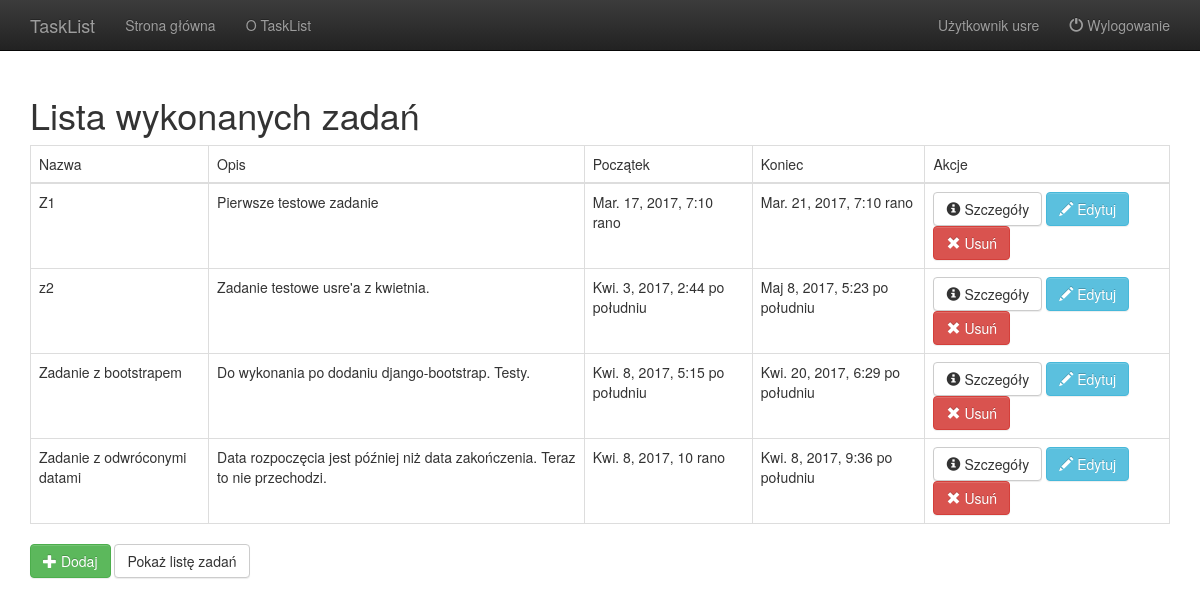
Page /tasks/done/ (signed in) on the committed database.
### TaskList/models.py (models this page shows, shortened)
class Task(models.Model):
    user = models.ForeignKey(User)
    name = models.CharField(max_length=256)
    description = models.TextField(max_length=4000)
    start = models.DateTimeField(default=datetime.now)
    end = models.DateTimeField(default=datetime.now)
    done = models.BooleanField(default=False)

### TaskList/list_views.py (the view)
# urls.py: url(r'^tasks/done/$', TaskListFilteredByFlagDone.as_view(done=True), name='task_list_done'),
@method_decorator(login_required, 'dispatch')
class TaskListFilteredByFlagDone(ListView):
    done = True
    allow_empty = True
    template_name = "TaskList/task_list_filt.html"
    def get_queryset(self):
        return Task.objects.filter(user=self.request.user.pk, done=self.done)
    def get_context_data(self, **kwargs):
        context = super(TaskListFilteredByFlagDone, self).get_context_data(**kwargs)
        context['user'] = self.request.user
        return context

### TaskList/AuthenticationBackend.py (called while the page is built)
    def get_user(self, user_id):
        try:
            return User.objects.get(pk=user_id)
        except User.DoesNotExist:
            return None

### TaskList/templates/TaskList/task_list_filt.html (shortened to what this page needs)
{% extends "layout.html" %}
{% block content %}
	{% if view.done %}
	<h1>Lista wykonanych zadań</h1>
	{% else %}
	<h1>Lista zadań do zrobienia</h1>
	{% endif %}
	<table class="table table-bordered">
		<thead>
		<tr>
			<td>Nazwa</td><td>Opis</td><td>Początek</td><td>Koniec</td><td>Akcje</td>
		</tr>
		</thead>
		<tbody>
		{% for task in object_list %}
		<tr>
			<td>{{task.name}}</td><td>{{task.description}}</td><td>{{task.start}}</td><td>{{task.end}}</td>
			<td>
				<a class="btn btn-default" href="{% url 'task_details' task.id %}">
					<span class="glyphicon glyphicon-info-sign"></span>
					Szczegóły
				</a>
				<a class="btn btn-info" href="{% url 'task_edit' task.id %}">
					<span class="glyphicon glyphicon-pencil"></span>
					Edytuj
				</a>
				<a class="btn btn-danger" href="{% url 'task_delete' task.id %}">
					<span class="glyphicon glyphicon-remove"></span> Usuń
				</a>
			</td>
		</tr>
		{% empty %}
		<tr>
            Brak zadań {% if view.done %}wykonanych.{% else %}do wykonania.{% endif %}
		</tr>
		{% endfor %}
		</tbody>
	</table>
	<a class="btn btn-success" href="{% url 'task_new' %}"><span class="glyphicon glyphicon-plus"></span> Dodaj</a>
	<a class="btn btn-default" href="{% url 'task_list' %}">Pokaż listę zadań</a>
{% endblock %}

### TaskList/templates/layout.html (shortened to what this page needs)
<!DOCTYPE html>
<html>
<head>
    {% load staticfiles %}
    <link rel="stylesheet" href="{% static 'css/bootstrap-theme.min.css' %}" />
    <link rel="stylesheet" href="{% static 'css/bootstrap.min.css' %}" />
</head>
<body>
<nav class="navbar navbar-inverse navbar-fixed-top">
    <div class="container">
        <div class="navbar-header">
            {% if user.is_authenticated %}
            <a class="navbar-brand" href="/tasks">TaskList</a>
            {% else %}
            <a class="navbar-brand" href="/">TaskList</a>
            {% endif %}
        </div>
        <div id="navbar" class="collapse navbar-collapse">
            <ul class="nav navbar-nav">
                <li class="{% if active == 'tasks' or active == 'home' %}active{% endif %}">
                    {% if user.is_authenticated %}
                    <a href="/tasks">Strona główna</a>
                    {% else %}
                    <a href="/">Strona główna</a>
                    {% endif %}
                </li>
                <li class="{% if active == 'about' %}active{% endif %}">
                    <a href="/about">O TaskList</a>
                </li>
            </ul>
            {% if user.is_authenticated %}
            <ul class="nav navbar-nav navbar-right">
                <li class="{% if active == 'user' %}active{% endif %}"><a href="/user">Użytkownik {{user}}</a></li>
                <li><a href="/logout"><span class="glyphicon glyphicon-off"></span>&nbsp;Wylogowanie</a></li>
            </ul>
            {% endif %}
        </div>
    </div>
</nav>
<div class="container">
    {% block content %}
    {% endblock content %}
</div>
</body>
</html>

### TaskList/templates/layout.html (style rules this page uses)
body { padding-top: 75px; }

### rows in the picture
Task: name "Z1", description "Pierwsze testowe zadanie", start "Mar. 17, 2017, 7:10 rano", end "Mar. 21, 2017, 7:10 rano"
Task: name "z2", description "Zadanie testowe usre'a z kwietnia.", start "Kwi. 3, 2017, 2:44 po południu", end "Maj 8, 2017, 5:23 po południu"
Task: name "Zadanie z bootstrapem", description "Do wykonania po dodaniu django-bootstrap. Testy.", start "Kwi. 8, 2017, 5:15 po południu", end "Kwi. 20, 2017, 6:29 po południu"
Task: name "Zadanie z odwróconymi datami", description "Data rozpoczęcia jest później niż data zakończenia. Teraz to nie przechodzi.", start "Kwi. 8, 2017, 10 rano", end "Kwi. 8, 2017, 9:36 po południu"

### other values in the picture
{{ user }} "usre"
